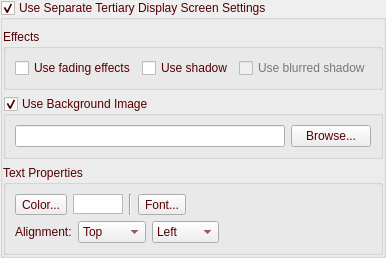
    <widget class="QGroupBox" name="groupBoxUseDisp3">
     <property name="palette">
      <palette>
       <active>
        <colorrole role="WindowText">
         <brush brushstyle="SolidPattern">
          <color alpha="255">
           <red>85</red>
           <green>0</green>
           <blue>0</blue>
          </color>
         </brush>
        </colorrole>
        <colorrole role="Text">
         <brush brushstyle="SolidPattern">
          <color alpha="255">
           <red>85</red>
           <green>0</green>
           <blue>0</blue>
          </color>
         </brush>
        </colorrole>
        <colorrole role="ButtonText">
         <brush brushstyle="SolidPattern">
          <color alpha="255">
           <red>85</red>
           <green>0</green>
           <blue>0</blue>
          </color>
         </brush>
        </colorrole>
        <colorrole role="Highlight">
         <brush brushstyle="SolidPattern">
          <color alpha="255">
           <red>118</red>
           <green>50</green>
           <blue>50</blue>
          </color>
         </brush>
        </colorrole>
        <colorrole role="PlaceholderText">
         <brush brushstyle="SolidPattern">
          <color alpha="128">
           <red>85</red>
           <green>0</green>
           <blue>127</blue>
          </color>
         </brush>
        </colorrole>
       </active>
       <inactive>
        <colorrole role="WindowText">
         <brush brushstyle="SolidPattern">
          <color alpha="255">
           <red>85</red>
           <green>0</green>
           <blue>0</blue>
          </color>
         </brush>
        </colorrole>
        <colorrole role="Text">
         <brush brushstyle="SolidPattern">
          <color alpha="255">
           <red>85</red>
           <green>0</green>
           <blue>0</blue>
          </color>
         </brush>
        </colorrole>
        <colorrole role="ButtonText">
         <brush brushstyle="SolidPattern">
          <color alpha="255">
           <red>85</red>
           <green>0</green>
           <blue>0</blue>
          </color>
         </brush>
        </colorrole>
        <colorrole role="Highlight">
         <brush brushstyle="SolidPattern">
          <color alpha="255">
           <red>118</red>
           <green>50</green>
           <blue>50</blue>
          </color>
         </brush>
        </colorrole>
        <colorrole role="PlaceholderText">
         <brush brushstyle="SolidPattern">
          <color alpha="128">
           <red>85</red>
           <green>0</green>
           <blue>127</blue>
          </color>
         </brush>
        </colorrole>
       </inactive>
       <disabled>
        <colorrole role="WindowText">
         <brush brushstyle="SolidPattern">
          <color alpha="255">
           <red>120</red>
           <green>120</green>
           <blue>120</blue>
          </color>
         </brush>
        </colorrole>
        <colorrole role="Text">
         <brush brushstyle="SolidPattern">
          <color alpha="255">
           <red>120</red>
           <green>120</green>
           <blue>120</blue>
          </color>
         </brush>
        </colorrole>
        <colorrole role="ButtonText">
         <brush brushstyle="SolidPattern">
          <color alpha="255">
           <red>120</red>
           <green>120</green>
           <blue>120</blue>
          </color>
         </brush>
        </colorrole>
        <colorrole role="Highlight">
         <brush brushstyle="SolidPattern">
          <color alpha="255">
           <red>0</red>
           <green>120</green>
           <blue>215</blue>
          </color>
         </brush>
        </colorrole>
        <colorrole role="PlaceholderText">
         <brush brushstyle="SolidPattern">
          <color alpha="128">
           <red>0</red>
           <green>0</green>
           <blue>0</blue>
          </color>
         </brush>
        </colorrole>
       </disabled>
      </palette>
     </property>
     <property name="title">
      <string>Use Separate Tertiary Display Screen Settings</string>
     </property>
     <property name="flat">
      <bool>true</bool>
     </property>
     <property name="checkable">
      <bool>true</bool>
     </property>
     <layout class="QVBoxLayout" name="verticalLayout_5">
      <property name="leftMargin">
       <number>0</number>
      </property>
      <property name="topMargin">
       <number>9</number>
      </property>
      <property name="rightMargin">
       <number>0</number>
      </property>
      <property name="bottomMargin">
       <number>0</number>
      </property>
      <item>
       <widget class="QGroupBox" name="groupBoxEffects3">
        <property name="palette">
         <palette>
          <active>
           <colorrole role="WindowText">
            <brush brushstyle="SolidPattern">
             <color alpha="255">
              <red>85</red>
              <green>0</green>
              <blue>0</blue>
             </color>
            </brush>
           </colorrole>
          </active>
          <inactive>
           <colorrole role="WindowText">
            <brush brushstyle="SolidPattern">
             <color alpha="255">
              <red>85</red>
              <green>0</green>
              <blue>0</blue>
             </color>
            </brush>
           </colorrole>
          </inactive>
          <disabled>
           <colorrole role="WindowText">
            <brush brushstyle="SolidPattern">
             <color alpha="255">
              <red>120</red>
              <green>120</green>
              <blue>120</blue>
             </color>
            </brush>
           </colorrole>
          </disabled>
         </palette>
        </property>
        <property name="title">
         <string>Effects</string>
        </property>
        <property name="checkable">
         <bool>false</bool>
        </property>
        <layout class="QHBoxLayout" name="horizontalLayout_10">
         <property name="leftMargin">
          <number>9</number>
         </property>
         <property name="topMargin">
          <number>9</number>
         </property>
         <property name="rightMargin">
          <number>9</number>
         </property>
         <property name="bottomMargin">
          <number>9</number>
         </property>
         <item>
          <widget class="QCheckBox" name="checkBoxUseFading3">
           <property name="toolTip">
            <string>If checked, when switching displayed text, fades the old text out and fades the new text in .</string>
           </property>
           <property name="text">
            <string>Use fading effects</string>
           </property>
          </widget>
         </item>
         <item>
          <widget class="QCheckBox" name="checkBoxUseShadow3">
           <property name="toolTip">
            <string>Useful when using a wallpaper image. Displays a fancy shadow effect.</string>
           </property>
           <property name="text">
            <string>Use shadow</string>
           </property>
          </widget>
         </item>
         <item>
          <widget class="QCheckBox" name="checkBoxUseBlurredShadow3">
           <property name="enabled">
            <bool>false</bool>
           </property>
           <property name="toolTip">
            <string>Useful when using a wallpaper image. Displays a fancy shadow effect.</string>
           </property>
           <property name="text">
            <string>Use blurred shadow</string>
           </property>
          </widget>
         </item>
        </layout>
       </widget>
      </item>
      <item>
       <widget class="QGroupBox" name="groupBoxBackground3">
        <property name="palette">
         <palette>
          <active>
           <colorrole role="WindowText">
            <brush brushstyle="SolidPattern">
             <color alpha="255">
              <red>85</red>
              <green>0</green>
              <blue>0</blue>
             </color>
            </brush>
           </colorrole>
          </active>
          <inactive>
           <colorrole role="WindowText">
            <brush brushstyle="SolidPattern">
             <color alpha="255">
              <red>85</red>
              <green>0</green>
              <blue>0</blue>
             </color>
            </brush>
           </colorrole>
          </inactive>
          <disabled>
           <colorrole role="WindowText">
            <brush brushstyle="SolidPattern">
             <color alpha="255">
              <red>120</red>
              <green>120</green>
              <blue>120</blue>
             </color>
            </brush>
           </colorrole>
          </disabled>
         </palette>
        </property>
        <property name="title">
         <string>Use Background Image</string>
        </property>
        <property name="checkable">
         <bool>true</bool>
        </property>
        <layout class="QHBoxLayout" name="horizontalLayout_12">
         <property name="leftMargin">
          <number>9</number>
         </property>
         <property name="topMargin">
          <number>9</number>
         </property>
         <property name="rightMargin">
          <number>9</number>
         </property>
         <property name="bottomMargin">
          <number>9</number>
         </property>
         <item>
          <widget class="QLineEdit" name="lineEditBackground3"/>
         </item>
         <item>
          <widget class="QPushButton" name="buttonBackground3">
           <property name="text">
            <string>Browse...</string>
           </property>
          </widget>
         </item>
        </layout>
       </widget>
      </item>
      <item>
       <widget class="QGroupBox" name="groupBoxTextProperties3">
        <property name="palette">
         <palette>
          <active>
           <colorrole role="WindowText">
            <brush brushstyle="SolidPattern">
             <color alpha="255">
              <red>85</red>
              <green>0</green>
              <blue>0</blue>
             </color>
            </brush>
           </colorrole>
          </active>
          <inactive>
           <colorrole role="WindowText">
            <brush brushstyle="SolidPattern">
             <color alpha="255">
              <red>85</red>
              <green>0</green>
              <blue>0</blue>
             </color>
            </brush>
           </colorrole>
          </inactive>
          <disabled>
           <colorrole role="WindowText">
            <brush brushstyle="SolidPattern">
             <color alpha="255">
              <red>120</red>
              <green>120</green>
              <blue>120</blue>
             </color>
            </brush>
           </colorrole>
          </disabled>
         </palette>
        </property>
        <property name="title">
         <string>Text Properties</string>
        </property>
        <layout class="QVBoxLayout" name="verticalLayout_7">
         <property name="leftMargin">
          <number>9</number>
         </property>
         <property name="topMargin">
          <number>9</number>
         </property>
         <property name="rightMargin">
          <number>9</number>
         </property>
         <property name="bottomMargin">
          <number>9</number>
         </property>
         <item>
          <layout class="QHBoxLayout" name="horizontalLayout_14">
           <property name="topMargin">
            <number>0</number>
           </property>
           <property name="bottomMargin">
            <number>0</number>
           </property>
           <item>
            <widget class="QToolButton" name="toolButtonColor3">
             <property name="text">
              <string>Color...</string>
             </property>
            </widget>
           </item>
           <item>
            <widget class="QGraphicsView" name="graphicViewTextColor3">
             <property name="sizePolicy">
              <sizepolicy hsizetype="Minimum" vsizetype="Fixed">
               <horstretch>0</horstretch>
               <verstretch>0</verstretch>
              </sizepolicy>
             </property>
             <property name="minimumSize">
              <size>
               <width>50</width>
               <height>20</height>
              </size>
             </property>
             <property name="maximumSize">
              <size>
               <width>50</width>
               <height>20</height>
              </size>
             </property>
            </widget>
           </item>
           <item>
            <widget class="Line" name="line_3">
             <property name="orientation">
              <enum>Qt::Vertical</enum>
             </property>
            </widget>
           </item>
           <item>
            <widget class="QToolButton" name="toolButtonFont3">
             <property name="text">
              <string>Font...</string>
             </property>
            </widget>
           </item>
           <item>
            <widget class="QLabel" name="labelFont3">
             <property name="text">
              <string/>
             </property>
            </widget>
           </item>
          </layout>
         </item>
         <item>
          <layout class="QHBoxLayout" name="horizontalLayout_15">
           <property name="topMargin">
            <number>0</number>
           </property>
           <property name="bottomMargin">
            <number>0</number>
           </property>
           <item>
            <widget class="QLabel" name="labelAlignmentl3">
             <property name="text">
              <string>Alignment:</string>
             </property>
            </widget>
           </item>
           <item>
            <widget class="QComboBox" name="comboBoxVerticalAling3">
             <item>
              <property name="text">
               <string>Top</string>
              </property>
             </item>
             <item>
              <property name="text">
               <string>Middle</string>
              </property>
             </item>
             <item>
              <property name="text">
               <string>Bottom</string>
              </property>
             </item>
            </widget>
           </item>
           <item>
            <widget class="QComboBox" name="comboBoxHorizontalAling3">
             <item>
              <property name="text">
               <string>Left</string>
              </property>
             </item>
             <item>
              <property name="text">
               <string>Center</string>
              </property>
             </item>
             <item>
              <property name="text">
               <string>Right</string>
              </property>
             </item>
            </widget>
           </item>
           <item>
            <spacer name="horizontalSpacer_3">
             <property name="orientation">
              <enum>Qt::Horizontal</enum>
             </property>
             <property name="sizeHint" stdset="0">
              <size>
               <width>40</width>
               <height>20</height>
              </size>
             </property>
            </spacer>
           </item>
          </layout>
         </item>
        </layout>
       </widget>
      </item>
     </layout>
    </widget>
